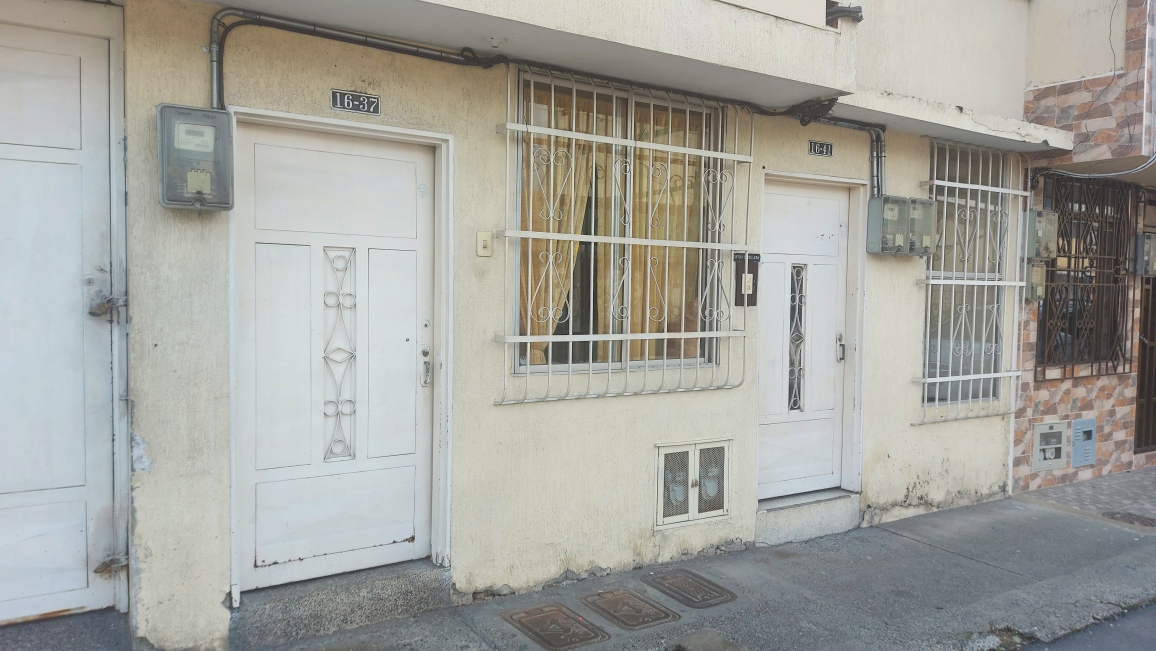
#> input picture TP9_Habiague_Medidas/frente_en_colombia.jpg, 4624 x 2604 px (shown at 1/4 size)
$ python TP9_Habiague_Medidas.py
#> lines starting #> are read from the running program, lines starting #| are printed output that depends on the picture
###     TP9_Homografía_Rectificación con Eventos del mouse    ###
###                                                           ###
### NOTA: Se carga una imágen y luego:                        ###
###      - Manteniendo y soltando el clik izquierdo del       ###
###       mouse se imprime la medida en cm.                   ###
###   (r o R) Recarga al imágen limpia sin las medidas.       ###
###   (q o Q o ESCAPE) Salir.                                 ###
###                                                           ###
### Alumno: HABIAGUE, Carlos.                                 ###
###                                                           ###
###             --"VISIÓN POR COMPUTADORA" 2021--             ###


import cv2
import numpy as np
import math

blue = (255, 0, 0); green = (0, 255, 0); red = (0, 0, 255); yellow = (0, 255, 255);    #Define colores

drawing = False
ix, iy = 0, 0

print('---------- TRANSFORMACIONES DE IMÁGENES CON OPEN CV ---------- \n\n')
print('--- A partir de una imágen, se realiza la rectificación automática. ---')
print('--- Con datos medidos reales se puede conocer cualquier distancia dentro del plano rectificado de la imágen. ---\n')
print('/// Las medidas reales de la puerta son:')
print('*Ancho de la puerta: 102 cm \n')
print('*Alto de la puerta: 210 cm. ///')

def homografia(image, origen, destino):                 #Recibe los 4 pares de puntos.
    (al, an) = image.shape[:2]

    M = cv2.getPerspectiveTransform(origen, destino)    #Matriz homografia

    img_out = cv2.warpPerspective(image, M, (an,al))    #Transformacion homográfica:
    return img_out

def medicion(event, x, y, flags, param):                #Medición e impresión de mediciones sobre la pantalla

    global ix, iy, drawing, img_rect, img_rec_copia, img_rect_medida

    if event == cv2 .EVENT_LBUTTONDOWN:                 #Pulsando botón izq empiezo a medir
        ix, iy = x, y
        drawing = True

    elif event == cv2.EVENT_MOUSEMOVE:                  #Grafica a medida que se mueve el mouse
        if drawing is True:
            img_rect[:] = img_rect_medida[:]
            cv2.line(img_rect, (ix, iy), (x, y), red, 2)
            medida = (np.sqrt((ix-x)**2+(iy-y)**2))            #Cálculo de longitud en cm (Distancia entre dos puntos)

            x_y_text = int((ix+x)/2+10), int((iy+y)/2-10)      #Coordenadas del texto
            cv2.putText(img_rect, "{:.2f} cm" .format(medida), (x_y_text), cv2.FONT_HERSHEY_PLAIN, 1, yellow, 1) #Imprime texto

    elif event == cv2.EVENT_LBUTTONUP:                  #Termina de graficar soltando botón izquierdo
        img_rect_medida[:] = img_rect[:]
        drawing = False

image = cv2.imread('frente_en_colombia.jpg')                       #Imagen a rectificar
#> image is the input picture: shape (2604, 4624, 3); mean B, G, R 158.1, 163.9, 163.5
(h,w) = (210, 102)                                                 #Tamaño de la puerta en cm
                                                        #DATOS OBTENIDOS CON PHOTOSHOP:
x1=916; y1=424;                                         #Vértice superior izquierdo de la puerta
x2=1808; y2=548;                                        #Vértice superior derecho de la puerta
x3=932; y3=2440;                                        #Vértice inferior izquierdo de la puerta
x4=1800; y4=2276;                                       #Vértice inferior derecho de la puerta

destino = np.float32([[x1,y1],[x1+w,y1],[x1,y1+h],[x1+w,y1+h]])    #4 vertices con offset para ver toda la imagen
origen = np.float32([[x1,y1],[x2,y2],[x3,y3],[x4,y4]])             #Puntos seleccionados

img_rect = homografia(image,origen,destino)             #Transformación homográfica de la imagen y dos copias
#> in homografia, `img_out = cv2.warpPerspective(image, M, (an,al))`:
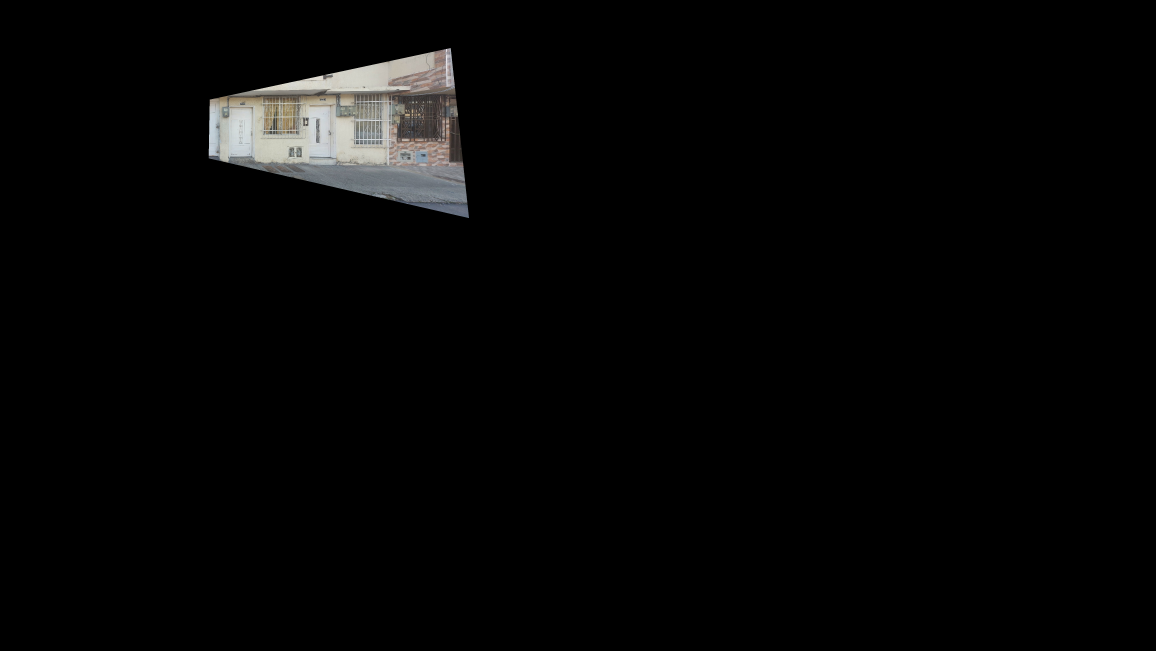
#> img_out: shape (2604, 4624, 3) (shown at 1/4 size); mean B, G, R 5.5, 5.6, 5.7
img_rect_copia = img_rect.copy()
img_rect_medida = img_rect.copy()
cv2.imwrite('Imagen_rectificada.jpg',img_rect)          #Guardo la imagen rectificada

cv2.namedWindow('Rectificada')
cv2.setMouseCallback('Rectificada',medicion) #Cuando hay un evento del mouse llama a esta función

while True:
    cv2.imshow('Rectificada', img_rect)               #Muestro imagen rectificada

    k = cv2.waitKey(1) & 0xFF
#> (key q is pressed here)

    if k == (ord('q') or ord('Q') or 27):              #Sale al presionar 'q' o 'Q' o ESC
        break

    if k == (ord('r') or ord('R')):                    #Con 'r' o 'R' restauramos la medición
        img_rect = img_rect_copia.copy()
        img_rect_medida = img_rect.copy()

cv2.imwrite('Imagen_con_mediciones.jpg',img_rect)       #Guardo la imagen rectificada

cv2.destroyAllWindows()                                 #Cierra las ventanas
